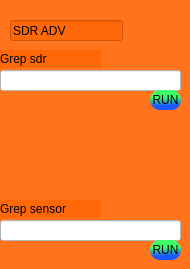
            <widget class="QWidget" name="pg_sdr_adv">
             <property name="styleSheet">
              <string notr="true">background-color: rgba(255, 98, 0, 171);</string>
             </property>
             <widget class="QLineEdit" name="lineEdit_3">
              <property name="geometry">
               <rect>
                <x>10</x>
                <y>20</y>
                <width>113</width>
                <height>21</height>
               </rect>
              </property>
              <property name="text">
               <string>SDR ADV</string>
              </property>
             </widget>
             <widget class="QLabel" name="label_7">
              <property name="geometry">
               <rect>
                <x>0</x>
                <y>50</y>
                <width>101</width>
                <height>18</height>
               </rect>
              </property>
              <property name="text">
               <string>Grep sdr</string>
              </property>
             </widget>
             <widget class="QLabel" name="label_8">
              <property name="geometry">
               <rect>
                <x>0</x>
                <y>200</y>
                <width>101</width>
                <height>18</height>
               </rect>
              </property>
              <property name="text">
               <string>Grep sensor</string>
              </property>
             </widget>
             <widget class="QLineEdit" name="line_sdrg">
              <property name="geometry">
               <rect>
                <x>0</x>
                <y>70</y>
                <width>181</width>
                <height>21</height>
               </rect>
              </property>
              <property name="styleSheet">
               <string notr="true">background-color: rgb(255, 255, 255);</string>
              </property>
             </widget>
             <widget class="QLineEdit" name="line_grepsen">
              <property name="geometry">
               <rect>
                <x>0</x>
                <y>220</y>
                <width>181</width>
                <height>21</height>
               </rect>
              </property>
              <property name="styleSheet">
               <string notr="true">background-color: rgb(255, 255, 255);</string>
              </property>
             </widget>
             <widget class="QPushButton" name="bt_ok_2">
              <property name="geometry">
               <rect>
                <x>150</x>
                <y>240</y>
                <width>31</width>
                <height>20</height>
               </rect>
              </property>
              <property name="styleSheet">
               <string notr="true">QPushButton{
	background-color: qlineargradient(spread:pad, x1:1, y1:1, x2:0.96729, y2:0.346, stop:0.366972 rgba(26, 88, 255, 255), stop:1 rgba(63, 255, 102, 255));
border-radius:10px;
}
QPushButton:hover{
	background-color: qconicalgradient(cx:0.5, cy:0.5, angle:0, stop:0 rgba(255, 0, 0, 255), stop:0.166 rgba(255, 255, 0, 255), stop:0.333 rgba(0, 255, 0, 255), stop:0.5 rgba(0, 255, 255, 255), stop:0.666 rgba(0, 0, 255, 255), stop:0.833 rgba(255, 0, 255, 255), stop:1 rgba(255, 0, 0, 255));
border-radius:10px;
}</string>
              </property>
              <property name="text">
               <string>RUN</string>
              </property>
             </widget>
             <widget class="QPushButton" name="bt_ok_3">
              <property name="geometry">
               <rect>
                <x>150</x>
                <y>90</y>
                <width>31</width>
                <height>20</height>
               </rect>
              </property>
              <property name="styleSheet">
               <string notr="true">QPushButton{
	background-color: qlineargradient(spread:pad, x1:1, y1:1, x2:0.96729, y2:0.346, stop:0.366972 rgba(26, 88, 255, 255), stop:1 rgba(63, 255, 102, 255));
border-radius:10px;
}
QPushButton:hover{
	background-color: qconicalgradient(cx:0.5, cy:0.5, angle:0, stop:0 rgba(255, 0, 0, 255), stop:0.166 rgba(255, 255, 0, 255), stop:0.333 rgba(0, 255, 0, 255), stop:0.5 rgba(0, 255, 255, 255), stop:0.666 rgba(0, 0, 255, 255), stop:0.833 rgba(255, 0, 255, 255), stop:1 rgba(255, 0, 0, 255));
border-radius:10px;
}</string>
              </property>
              <property name="text">
               <string>RUN</string>
              </property>
             </widget>
            </widget>
